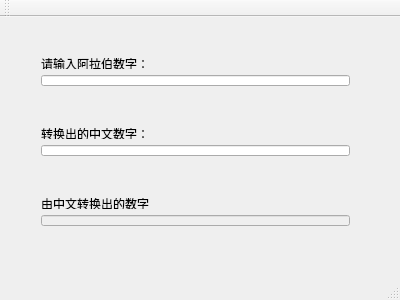
<?xml version="1.0" encoding="UTF-8"?>
<ui version="4.0">
 <class>MainWindow</class>
 <widget class="QMainWindow" name="MainWindow">
  <property name="geometry">
   <rect>
    <x>0</x>
    <y>0</y>
    <width>400</width>
    <height>300</height>
   </rect>
  </property>
  <property name="windowTitle">
   <string>MainWindow</string>
  </property>
  <widget class="QWidget" name="centralWidget">
   <widget class="QWidget" name="layoutWidget">
    <property name="geometry">
     <rect>
      <x>30</x>
      <y>100</y>
      <width>331</width>
      <height>50</height>
     </rect>
    </property>
    <layout class="QVBoxLayout" name="verticalLayout_2">
     <item>
      <widget class="QLabel" name="label_2">
       <property name="text">
        <string>转换出的中文数字：</string>
       </property>
      </widget>
     </item>
     <item>
      <widget class="QLineEdit" name="lineEdit_2">
       <property name="enabled">
        <bool>true</bool>
       </property>
       <property name="readOnly">
        <bool>false</bool>
       </property>
      </widget>
     </item>
    </layout>
   </widget>
   <widget class="QWidget" name="layoutWidget">
    <property name="geometry">
     <rect>
      <x>30</x>
      <y>30</y>
      <width>331</width>
      <height>50</height>
     </rect>
    </property>
    <layout class="QVBoxLayout" name="verticalLayout">
     <item>
      <widget class="QLabel" name="label">
       <property name="text">
        <string>请输入阿拉伯数字：</string>
       </property>
      </widget>
     </item>
     <item>
      <widget class="QLineEdit" name="lineEdit"/>
     </item>
    </layout>
   </widget>
   <widget class="QWidget" name="layoutWidget_2">
    <property name="geometry">
     <rect>
      <x>30</x>
      <y>170</y>
      <width>331</width>
      <height>50</height>
     </rect>
    </property>
    <layout class="QVBoxLayout" name="verticalLayout_3">
     <item>
      <widget class="QLabel" name="label_3">
       <property name="text">
        <string>由中文转换出的数字</string>
       </property>
      </widget>
     </item>
     <item>
      <widget class="QLineEdit" name="lineEdit_3">
       <property name="enabled">
        <bool>false</bool>
       </property>
       <property name="readOnly">
        <bool>true</bool>
       </property>
      </widget>
     </item>
    </layout>
   </widget>
  </widget>
  <widget class="QMenuBar" name="menuBar">
   <property name="geometry">
    <rect>
     <x>0</x>
     <y>0</y>
     <width>400</width>
     <height>22</height>
    </rect>
   </property>
  </widget>
  <widget class="QToolBar" name="mainToolBar">
   <attribute name="toolBarArea">
    <enum>TopToolBarArea</enum>
   </attribute>
   <attribute name="toolBarBreak">
    <bool>false</bool>
   </attribute>
  </widget>
  <widget class="QStatusBar" name="statusBar"/>
 </widget>
 <layoutdefault spacing="6" margin="11"/>
 <resources/>
 <connections/>
</ui>
